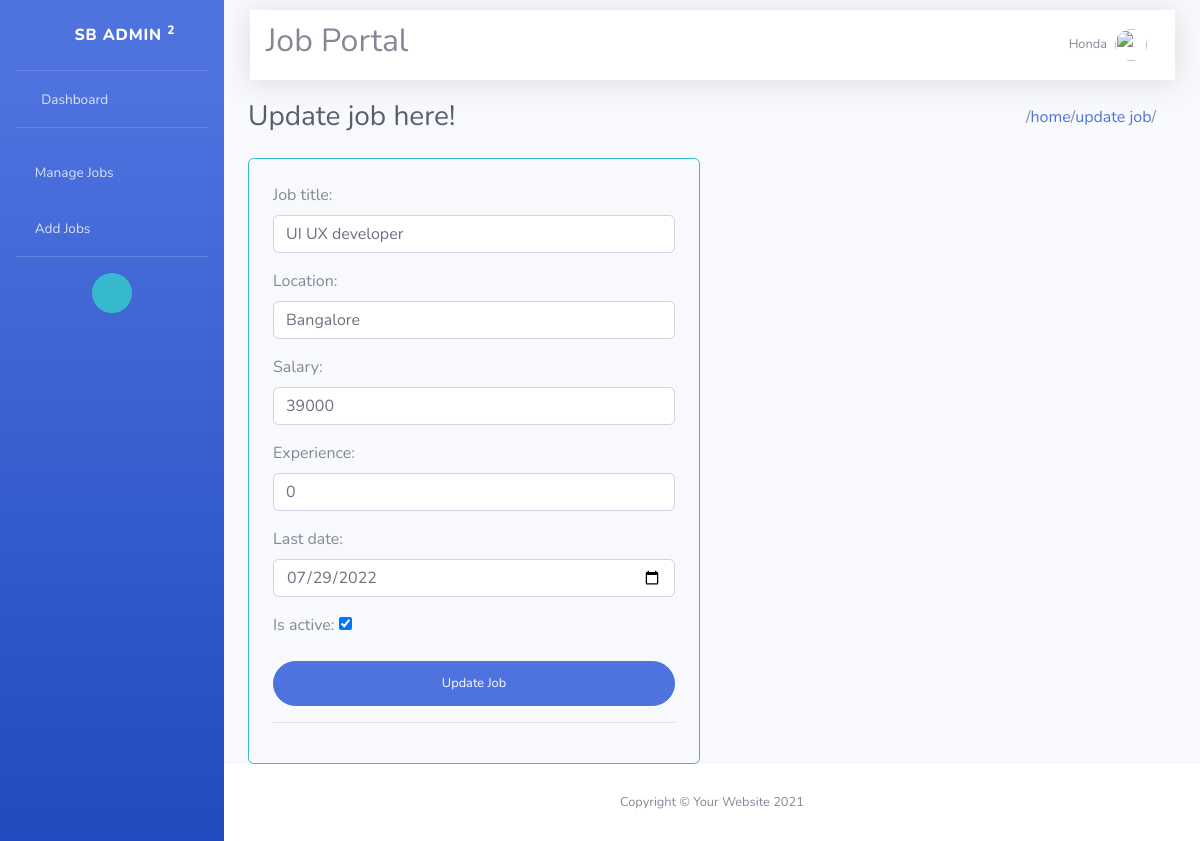
Screenshot of /job/4/update/ (signed in) with the database file from the repository.
### employer/models.py (models this page shows, shortened)
class CustomUser(AbstractUser):
    options = (
        ("employer", 'Employer'),
        ("candidate", "Candidate")
    )
    role = models.CharField(max_length=120, choices=options, default="candidate")

class CompanyProfiles(models.Model):
    company_name = models.CharField(max_length=100)
    user = models.OneToOneField(CustomUser, on_delete=models.CASCADE, related_name="employer")
    logo = models.ImageField(upload_to="files/company_logo", null=True)
    location = models.CharField(max_length=100)
    services = models.CharField(max_length=100)
    description = models.CharField(max_length=100)

class Jobs(models.Model):
    job_title = models.CharField(max_length=120)
    company = models.ForeignKey(CustomUser, on_delete=models.CASCADE)
    location = models.CharField(max_length=120)
    salary = models.PositiveIntegerField(null=True)
    experience = models.PositiveIntegerField(default=0)
    created_date = models.DateField(auto_now_add=True)
    last_date = models.DateField(null=True)
    is_active = models.BooleanField(default=True)

### employer/views.py (the view, shortened to what this page needs)
# urls.py: path('job/<int:id>/update/', views.JobEditView.as_view(), name="job-update"),
@method_decorator(signin_required, name='dispatch')
class JobEditView(UpdateView):
    model = Jobs
    form_class = JobForm
    template_name = "employer/job-update.html"
    pk_url_kwarg = 'id'

### employer/forms.py (shortened to what this page needs)
class JobForm(forms.ModelForm):
    class Meta:
        model = Jobs
        exclude = ('company', 'created_date')
        widgets = {
            'job_title': forms.TextInput(attrs={
                "class": "form-control",
                "placeholder": "Enter job title..",
            }),
            'location': forms.TextInput(attrs={
                "class": "form-control",
                "placeholder": "Location..",
            }),
            'salary': forms.NumberInput(attrs={
                "class": "form-control",
                "placeholder": "Salary..",
            }),
            'experience': forms.NumberInput(attrs={
                "class": "form-control",
                "placeholder": "How many years of experience..",
            }),
            'last_date': forms.DateInput(attrs={
                'class': "form-control",
                "type": "date"
            }),
        }

### employer/templates/employer/job-update.html (shortened to what this page needs)
{% extends 'employer/base.html' %}
{% load static %}
{% block content %}
<div class="d-sm-flex align-items-center justify-content-between mb-4">
    <h1 class="h3 mb-0 text-gray-800">Update job here!</h1>
    <div class="d-flex" style="margin-right: 20px">
        /<a href="{% url 'employer:home' %}">home</a>/
        <a href="#">update job</a>/
    </div>
</div>
<div class="row">
    <div class="col-lg-6">
        <div class="p-4 rounded border border-info">
            <form class="user" method="post">
                {% for field in form %}
                <div class="form-group">
                    {{ field.label_tag }}
                    {{ field }}
                </div>
                {% endfor %}
                <input type="submit" value="Update Job" class="btn btn-primary btn-user btn-block">
            </form>
            <hr>
        </div>
    </div>
</div>
{% endblock %}

### employer/templates/employer/partials/header.html (shortened to what this page needs)
{% load static %}
<nav class="navbar navbar-expand navbar-light bg-white topbar mb-4 fixed-top shadow" style="margin: 10px 25px 0 250px;}">
    <h2>Job Portal</h2>
    <ul class="navbar-nav ml-auto">
        {% if request.user.is_authenticated %}
        <li class="nav-item dropdown no-arrow">
            <a class="nav-link dropdown-toggle" href="#" id="userDropdown" role="button"
                data-toggle="dropdown" aria-haspopup="true" aria-expanded="false">
                <span class="mr-2 d-none d-lg-inline text-gray-600 small">
                    {% if request.user.employer.company_name %}
                        {{ request.user.employer.company_name }}
                    {% else %}
                        {{ request.user.username }}
                    {% endif %}
                </span>
                <img class="img-profile rounded-circle"
                    src="{% static 'img/undraw_profile.svg' %}">
            </a>
        </li>
        {% endif %}
    </ul>
</nav>

### rows the page displays
CustomUser: user.employer.company_name "Honda"
Jobs: form "UI UX developer" "Bangalore" "39000" "0" "07/29/2022" "☑"

### other values shown
{{ field.label_tag }} "Job title:" "Location:" "Salary:" "Experience:" "Last date:" "Is active:"
